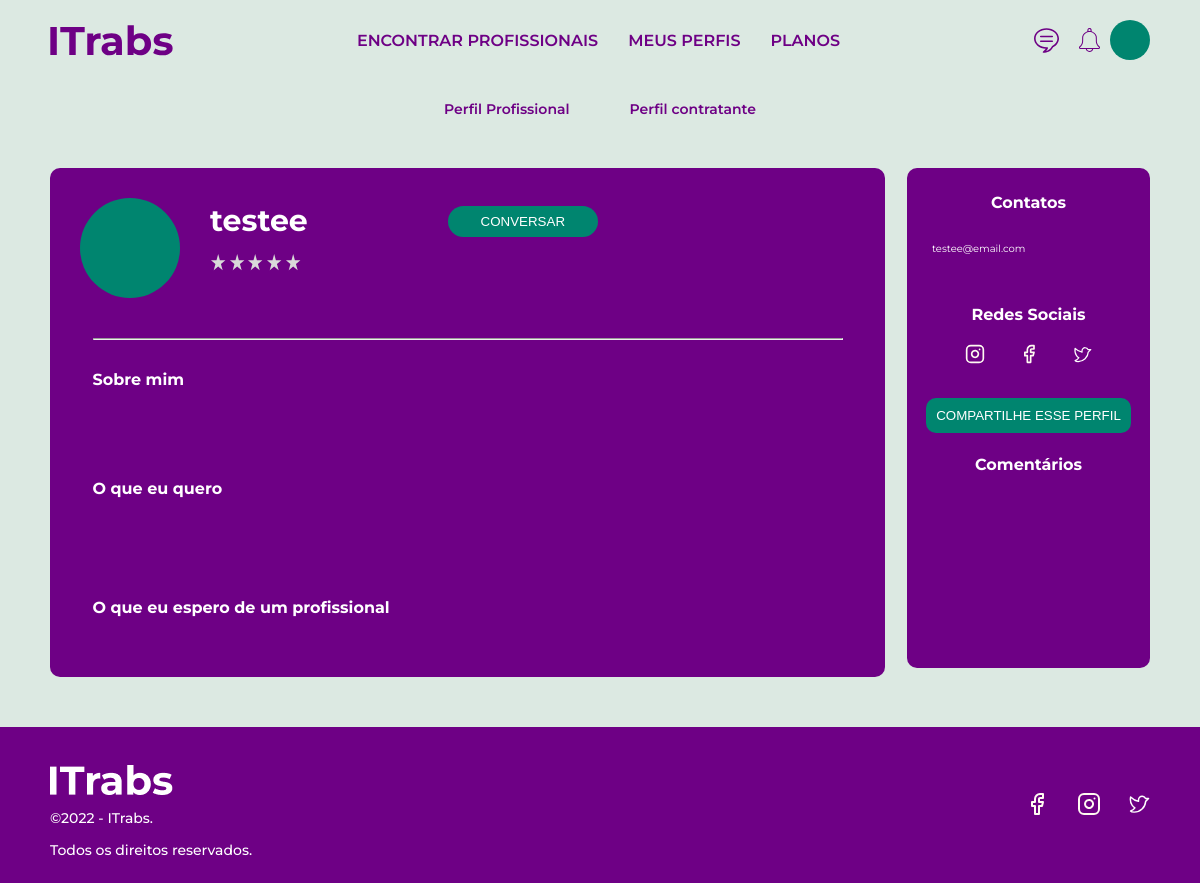
/cprofile/testee (signed in), run on an earlier commit of the app's database.
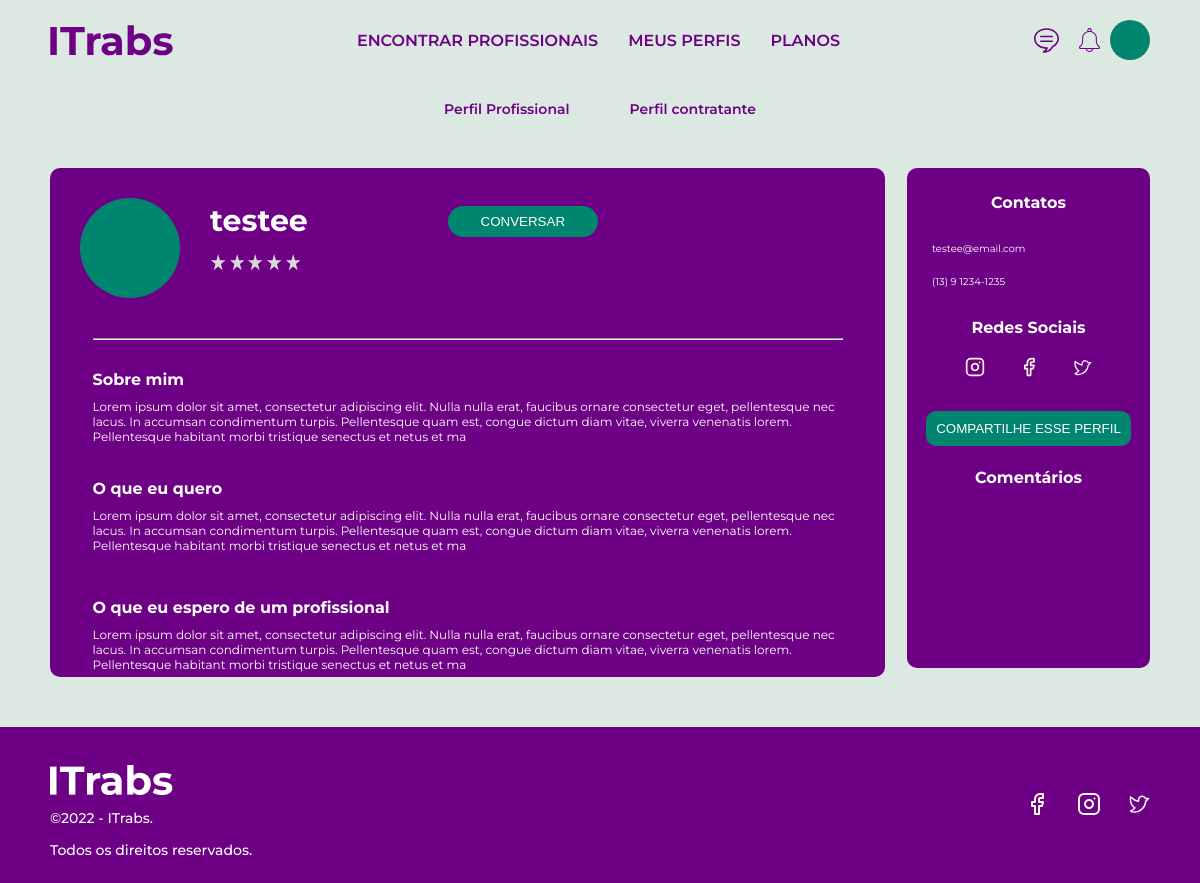
And on a later commit of the database.
### users/models.py (models this page shows, shortened)
class CustomUser(AbstractUser):
    STATUS = (
        ('standard', 'standard'),
        ('gold', 'gold'),
        ('platinum', 'platinum')
    )
    email = models.EmailField(unique=True)
    phone_number = models.CharField('Phone number', max_length=16, blank=True)
    status = models.CharField(max_length=100, choices=STATUS, default='standard')
    about_general = models.TextField('About me', max_length=300, default='', blank=True)
    about_looking = models.TextField('Looking for', max_length=300, default='', blank=True)
    about_expectation = models.TextField('What I expect', max_length=300, default='', blank=True)

### users/views.py (the view, shortened to what this page needs)
# urls.py: path('cprofile/<username>', views.customer_profile, name='customer_profile'),
def customer_profile(request, username):
    if request.user.is_authenticated:
        user = get_user_model().objects.filter(username=username).first()
        if user:
            form = UserUpdateFormRightInfo(instance=user)
            return render(
                request=request,
                template_name='users/perfilcontratante.html',
                context={'form': form}
                )
        return redirect('home')
    return redirect('home')

### users/templates/users/perfilcontratante.html (shortened to what the changed rows need)
{% load static %}
<!DOCTYPE html>
<html lang="pt-br">
<head>
  <link rel="stylesheet" href="{% static 'css/perfilcontratante.css' %}" />
</head>
<body>
  <section id="profile-info">
    <div class="container">
      <div class="info-division">
        <div class="left-info">
          <div class="row">
            <div class="profile-information">
              <h2><span>{{ form.instance.username }}</span></h2>
            </div>
          </div>
          {% if user.username == form.instance.username %}
          <div class="about-box box">
            <span>
              <div class="box-label">
                <h3>Sobre mim</h3>
                <img src="{% static 'images/EditPencil.svg' %}">
              </div>
            </span>
            <div class="about">
              <p>
                <span>
                  {{ form.instance.about_general }}
                </span>
              </p>
              <form method="POST">
                {% csrf_token %}
                {{ form.about_general }}
                <input type="submit" id="button" value="Atualizar" name="update_general_info"/>
              </form>
            </div>
          </div>
          <div class="user-will box">
            <span>
              <div class="box-label">
                <h3>O que eu quero</h3>
              </div>
            </span>
            <div class="about">
              <p>
                <span>
                  {{ form.instance.about_looking }}
                </span>
              </p>
              {{ form.about_looking }}
            </div>
          </div>
          <div class="professional-wait box">
            <span>
              <div class="box-label">
                <h3>O que eu espero de um profissional</h3>
              </div>
            </span>
            <div class="about">
              <p>
                <span>
                  {{ form.instance.about_expectation }}
                </span>
              </p>
              {{ form.about_expectation }}
            </div>
          </div>
        </div>
        <div class="right-info">
          <div class="contact">
            <h2>Contatos<img src="{% static 'images/EditPencil.svg' %}" id="edit"></h2>
            <div id="contacts-info">
              <a href="#">{{ form.instance.email }}</a>
              <form method="POST" id="form">
                {% csrf_token %}
                {{ form.email }}
              <a href="#">{{ form.instance.phone_number }}</a>
                {% csrf_token %}
                {{ form.phone_number }}
                <input type="submit" id="button" value="Atualizar" name="update_right_info" />
              </form>
            </div>
          </div>
          <div class="social">
            <h2>Redes Sociais</h2>
            <div class="socials">
              <a href="#"><img src="{% static 'images/instagram.svg' %}"></a>
              <a href="#"><img src="{% static 'images/facebook.svg' %}"></a>
              <a href="#"><img src="{% static 'images/TwitterLogo.svg' %}"></a>
            </div>
          </div>
          <div class="button">
            <a href="#">
              <button>COMPARTILHE ESSE PERFIL</button>
            </a>
          </div>
          <div class="comments">
            <h2>Comentários</h2>
            <div id="users-comments">
            </div>
          </div>
        </div>
        {% else %}
        <div class="about-box box">
          <span>
            <div class="box-label">
              <h3>Sobre mim</h3>
            </div>
          </span>
          <div class="about">
            <p>
              <span>
                {{ form.instance.about_general }}
              </span>
            </p>
          </div>
        </div>
        <div class="user-will box">
          <span>
            <div class="box-label">
              <h3>O que eu quero</h3>
            </div>
          </span>
          <div class="about">
            <p>
              <span>
                {{ form.instance.about_looking }}
              </span>
            </p>
          </div>
        </div>
        <div class="professional-wait box">
          <span>
            <div class="box-label">
              <h3>O que eu espero de um profissional</h3>
            </div>
          </span>
          <div class="about">
            <p>
              <span>
                {{ form.instance.about_expectation }}
              </span>
            </p>
          </div>
        </div>
      </div>
      <div class="right-info">
        <div class="contact">
          <h2>Contatos</h2>
          <div id="contacts-info">
            <a href="#">{{ form.instance.email }}</a>
            <a href="#">{{ form.instance.phone_number }}</a>
          </div>
        </div>
        <div class="social">
          <h2>Redes Sociais</h2>
          <div class="socials">
            <a href="#"><img src="{% static 'images/instagram.svg' %}"></a>
            <a href="#"><img src="{% static 'images/facebook.svg' %}"></a>
            <a href="#"><img src="{% static 'images/TwitterLogo.svg' %}"></a>
          </div>
        </div>
        <div class="button">
          <a href="#">
            <button>COMPARTILHE ESSE PERFIL</button>
          </a>
        </div>
        <div class="comments">
          <h2>Comentários</h2>
        </div>
      </div>
      {% endif %}
    </div>
    </div>
  </section>
</body>
</html>

What changed in the data, as far as the page shows it:
changed CustomUser "testee": instance.about_general (not shown) → "Lorem ipsum dolor sit amet, consectetur adipiscing elit. Nulla nulla erat, faucibus ornare consectetur eget, pellentesque nec lacus. In accumsan condimentum turpis. Pellentesque quam est, congue dictum diam vitae, viverra venenatis lorem. Pellentesque habitant morbi tristique senectus et netus et ma"; instance.about_looking (not shown) → "Lorem ipsum dolor sit amet, consectetur adipiscing elit. Nulla nulla erat, faucibus ornare consectetur eget, pellentesque nec lacus. In accumsan condimentum turpis. Pellentesque quam est, congue dictum diam vitae, viverra venenatis lorem. Pellentesque habitant morbi tristique senectus et netus et ma"; instance.about_expectation (not shown) → "Lorem ipsum dolor sit amet, consectetur adipiscing elit. Nulla nulla erat, faucibus ornare consectetur eget, pellentesque nec lacus. In accumsan condimentum turpis. Pellentesque quam est, congue dictum diam vitae, viverra venenatis lorem. Pellentesque habitant morbi tristique senectus et netus et ma"; instance.phone_number (not shown) → "(13) 9 1234-1235"
